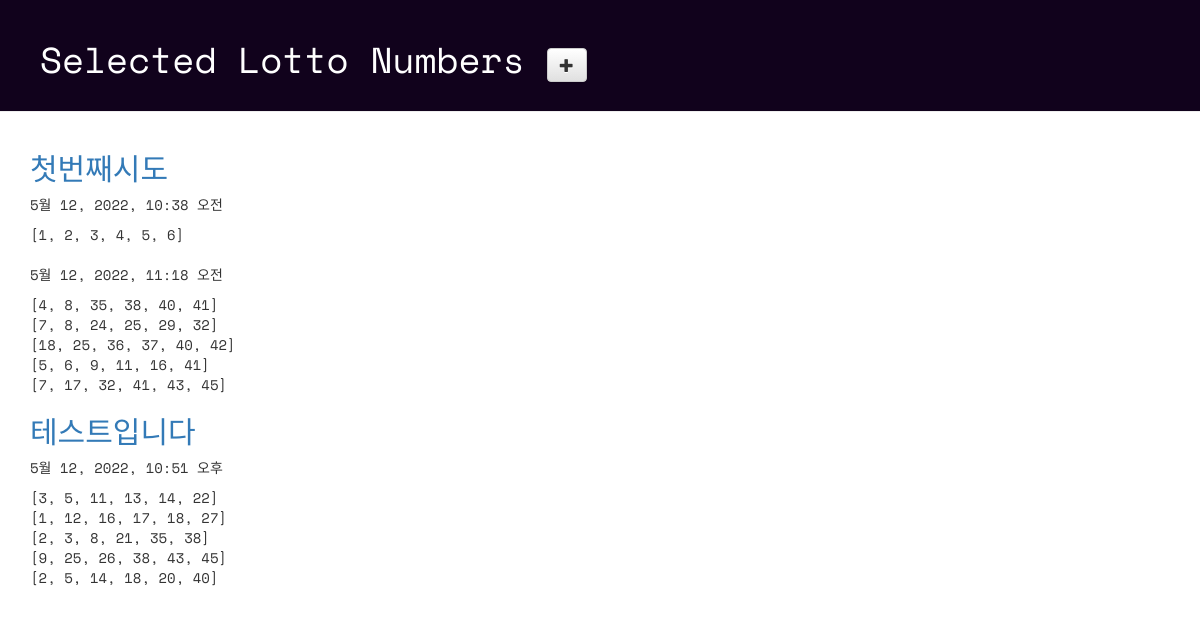
Page /lotto/ on the committed database.
### lotto/models.py (models this page shows, shortened)
class GuessNumbers(models.Model):  # 상속 받아주고 / 거의 디폴트로
    name = models.CharField(max_length=24) # 로또 번호 리스트의 이름 # Availabe form list
    text = models.CharField(max_length=255) # 로또 번호 리스트에 대한 설명
    lottos = models.CharField(max_length=255, default='[1, 2, 3, 4, 5, 6]') # 로또 번호들이 담길 str
    num_lotto = models.IntegerField(default=5) # 6개 번호 set의 갯수
    update_date = models.DateTimeField()

### lotto/views.py (the view)
# urls.py: path('lotto/', views.index, name='index'), # lotto > views.py 파일의 index 함수 호출
def index(request):
    lottos = GuessNumbers.objects.all()
    return render(request, 'lotto/default.html', {'lottos' : lottos})

### lotto/templates/lotto/default.html (shortened to what this page needs)
{% load static %}
<!DOCTYPE html>
{% load static %}
<html lang="ko">
<head>
  <link rel="stylesheet" href="//maxcdn.bootstrapcdn.com/bootstrap/3.2.0/css/bootstrap.min.css">
  <link rel="stylesheet" href="//maxcdn.bootstrapcdn.com/bootstrap/3.2.0/css/bootstrap-theme.min.css">
  <link rel="stylesheet" href="{% static 'css/lotto.css' %}">
</head>
<body>
 <div class="page-header">
   <h1>
Selected Lotto Numbers
     <a href="{% url 'new_lotto' %}">
     <span class="glyphicon glyphicon-plus btn btn-default"></span>
     </a>
   </h1>
 </div>
 <div class="container lotto">
   {% for lotto in lottos %}
     <h2><a href="{% url 'detail' lottokey=lotto.pk %}">{{lotto.text}}</a></h2>
     <p>{{ lotto.update_date }}</p>
     <p>{{ lotto.lottos | linebreaksbr }}</p>
   {% endfor %}
 </div>
</body>
</html>

### lotto/static/css/lotto.css (style rules this page uses)
.page-header { background-color: #11021c; margin-top: 0; padding: 20px 20px 20px 40px; font-family: 'Space Mono', monospace; }
.page-header h1 { color: #FFFFFF; }
.container { font-family: 'Space Mono', monospace; }
.container h2 { color: #b9f442; }

### rows in the picture
GuessNumbers: text "첫번째시도", update_date "5월 12, 2022, 10:38 오전", lottos "[1, 2, 3, 4, 5, 6]"
GuessNumbers: update_date "5월 12, 2022, 11:18 오전", lottos "[4, 8, 35, 38, 40, 41] [7, 8, 24, 25, 29, 32] [18, 25, 36, 37, 40, 42] [5, 6, 9, 11, 16, 41] [7, 17, 32, 41, 43, 45]"
GuessNumbers: text "테스트입니다", update_date "5월 12, 2022, 10:51 오후", lottos "[3, 5, 11, 13, 14, 22] [1, 12, 16, 17, 18, 27] [2, 3, 8, 21, 35, 38] [9, 25, 26, 38, 43, 45] [2, 5, 14, 18, 20, 40]"
